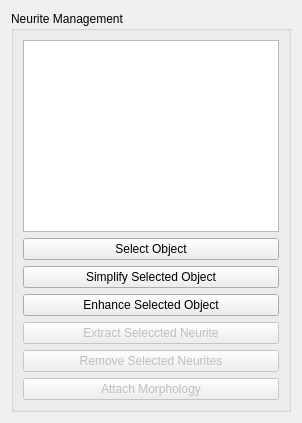
       <widget class="QWidget" name="tab_MeltTechniques">
        <attribute name="title">
         <string>Melt</string>
        </attribute>
        <layout class="QVBoxLayout" name="verticalLayout_10">
         <item>
          <widget class="QGroupBox" name="groupBox_NeuriteManagement">
           <property name="title">
            <string>Neurite Management</string>
           </property>
           <layout class="QGridLayout" name="gridLayout_6">
            <item row="0" column="0">
             <widget class="QTreeView" name="treeView_morphologyThree"/>
            </item>
            <item row="1" column="0">
             <widget class="QPushButton" name="pushButton_selectObject">
              <property name="text">
               <string>Select Object</string>
              </property>
             </widget>
            </item>
            <item row="4" column="0">
             <widget class="QPushButton" name="pushButton_extractNeurite">
              <property name="enabled">
               <bool>false</bool>
              </property>
              <property name="text">
               <string>Extract Seleccted Neurite</string>
              </property>
             </widget>
            </item>
            <item row="5" column="0">
             <widget class="QPushButton" name="pushButton_removeNeurite">
              <property name="enabled">
               <bool>false</bool>
              </property>
              <property name="text">
               <string>Remove Selected Neurites</string>
              </property>
             </widget>
            </item>
            <item row="6" column="0">
             <widget class="QPushButton" name="pushButton_attachMorphology">
              <property name="enabled">
               <bool>false</bool>
              </property>
              <property name="text">
               <string>Attach Morphology</string>
              </property>
             </widget>
            </item>
            <item row="2" column="0">
             <widget class="QPushButton" name="pushButton_simplifySelectedObject">
              <property name="text">
               <string>Simplify Selected Object</string>
              </property>
             </widget>
            </item>
            <item row="3" column="0">
             <widget class="QPushButton" name="pushButton_enhanceSelectedObject">
              <property name="text">
               <string>Enhance Selected Object</string>
              </property>
             </widget>
            </item>
           </layout>
          </widget>
         </item>
        </layout>
       </widget>
